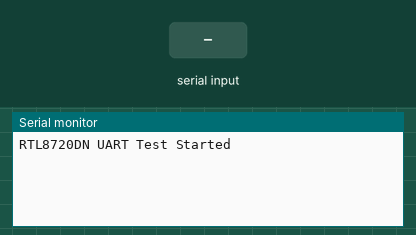
Bench run of a sketch on a simulated ESP32. Shown: the last lines printed to the serial monitor. The inputs (shaded band) are chosen by the test bench.

Above: at 3.8 s.
3.9 s: "1\n" received over the second serial link
At 4.5 s:
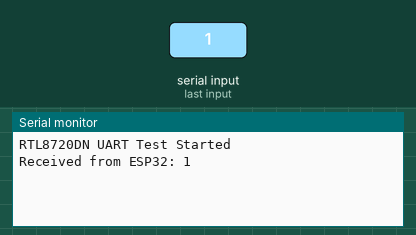
5.5 s: "0\n" received over the second serial link
At 6.8 s:
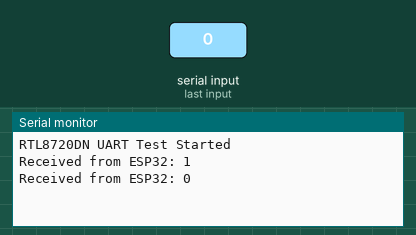
7.0 s: "2\n" received over the second serial link
At 8.0 s:
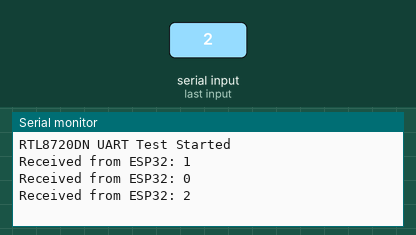

Measured:
- after the input at 3.9 s, the serial monitor: prints a new line after 0.10 s (image 1)
- after the input at 5.5 s, the serial monitor: prints a new line after 0.50 s (image 2)
- after the input at 7.0 s, the serial monitor: prints a new line at once (image 3)

The sketch:

RT8720DN.ino
```cpp
void setup() {
  Serial.begin(115200);   // Debug
  Serial1.begin(115200);  // UART giao tiếp với ESP32

  Serial.println("RTL8720DN UART Test Started");
}

void loop() {
  // Gửi dữ liệu từ RTL8720DN sang ESP32
  Serial1.println("Hello from RTL8720DN");
  delay(1000);

  // Đọc dữ liệu từ ESP32
  if (Serial1.available()) {
    String data = Serial1.readStringUntil('\n');
    Serial.print("Received from ESP32: ");
    Serial.println(data);
  }
}
```
